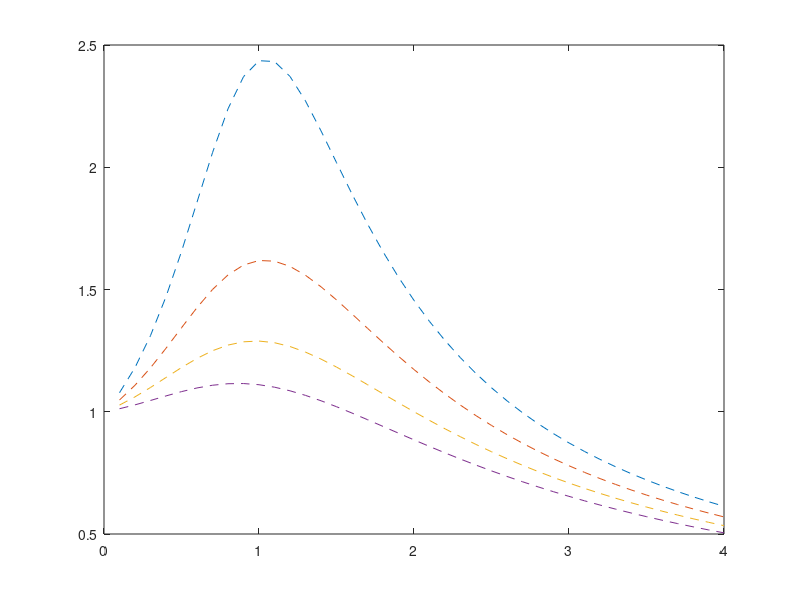

The MATLAB script that drew this image:
deltas = [0.1:.1:4];

for r = 0.1:.1:.4
la = (-(r+deltas-1) + sqrt((r+deltas-1).^2+4*r))/(2*r);
alphas = ((2*deltas.*(la.^2))./((1+la).^2) + r^2*(la.^2))./(1-(deltas.*(la.^2))./((1+la).^2));
plot (deltas, alphas,'--')
hold on
end
